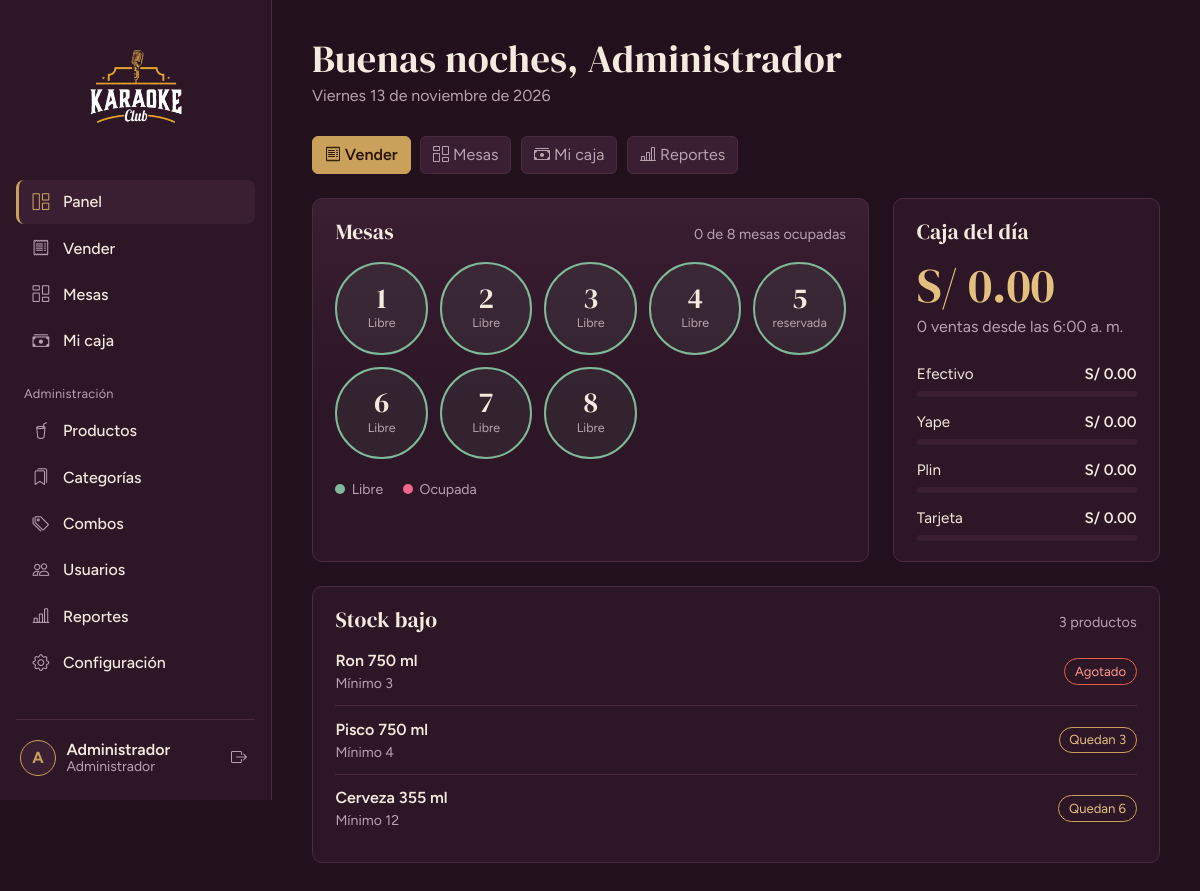
The page /dashboard (signed in) on the database as committed earlier.
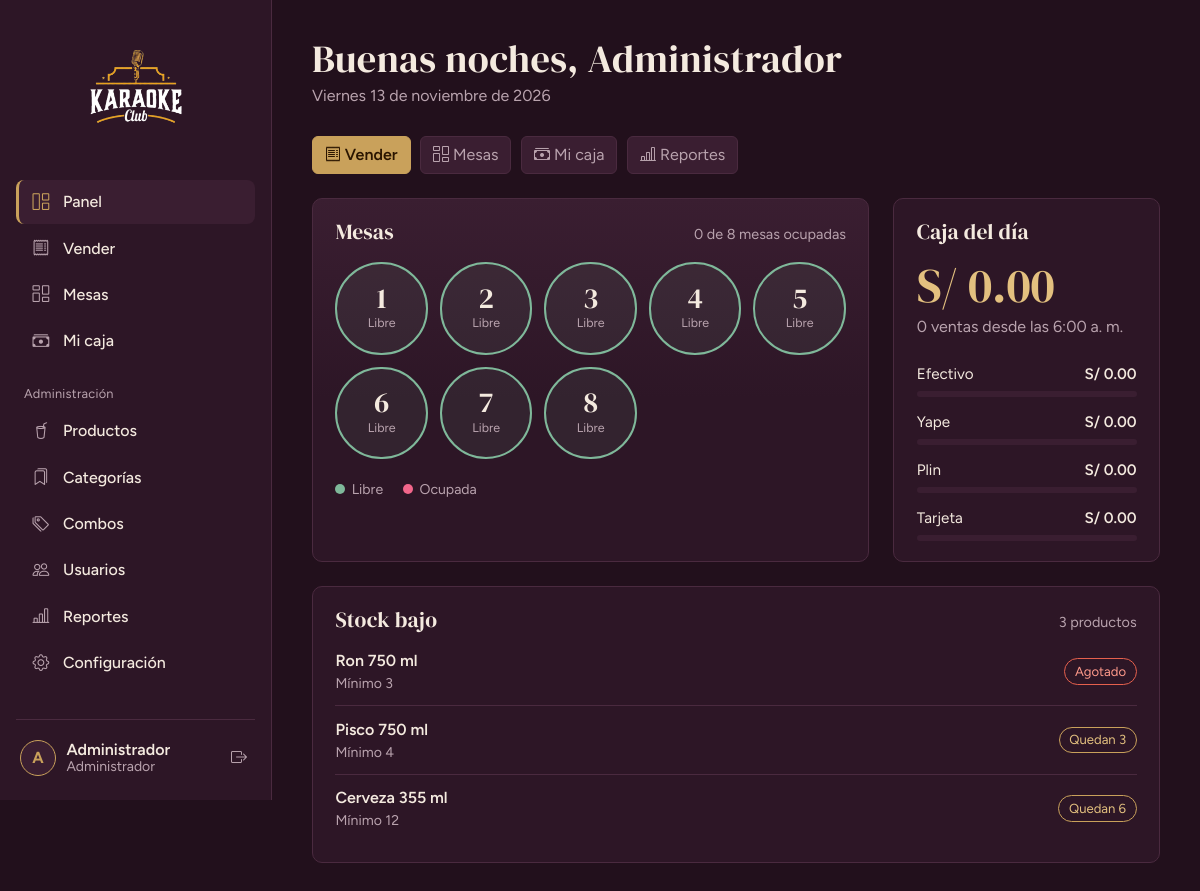
The same page on the database as committed later.
### tables this page shows
CREATE TABLE IF NOT EXISTS mesas (
  id         INT UNSIGNED PRIMARY KEY AUTO_INCREMENT,
  numero     VARCHAR(20) NOT NULL UNIQUE,
  capacidad  TINYINT UNSIGNED NOT NULL DEFAULT 4,
  estado     ENUM('libre','ocupada','reservada','inactiva') NOT NULL DEFAULT 'libre',
  qr_token   CHAR(32) NOT NULL UNIQUE           
);

### app/core/Controller.php (called while the page is built, shortened)
<?php
abstract class Controller
{
    protected function view(string $view, array $data = [], string $layout = 'main'): void
    {
        extract($data, EXTR_SKIP);
        require APP_PATH . "/views/$view.php";
    }
    protected function requireAuth(array $roles = []): void
    {
        Auth::refresh();
    }
}

### app/controllers/DashboardController.php (called while the page is built)
<?php
class DashboardController extends Controller
{
    public function index(): void
    {
        $this->requireAuth();
        $esAdmin = Auth::is('admin');
        $desde   = Estadistica::inicioDiaNegocio();
        $turno   = $esAdmin ? null : Estadistica::turnoAbierto(Auth::id());
        $ventas = ($esAdmin || $turno)
            ? Estadistica::ventas($desde, $turno['id'] ?? null)
            : null;
        $this->view('dashboard/index', [
            'title'          => 'Panel',
            'esAdmin'        => $esAdmin,
            'desde'          => $desde,
            'turno'          => $turno,
            'ventas'         => $ventas,
            'mesas'          => Estadistica::mesas(),
            'stockBajo'      => Estadistica::stockBajo(),
            'stockBajoTotal' => Estadistica::stockBajoTotal(),
        ]);
    }
}

### app/core/Router.php (called while the page is built, shortened)
<?php
class Router
{
    public function dispatch(): void
    {
        try {
            $url   = trim((string) ($_GET['url'] ?? ''), '/');
            $parts = $url === '' ? [] : explode('/', $url);
            $c = strtolower($parts[0]);
            $m = $parts[1] ?? ($c === 'auth' ? 'login' : 'index');
            $params = array_slice($parts, 2);
            $obj = new $class();
            $ref = new ReflectionMethod($obj, $m);
            $ref->invokeArgs($obj, $params);
        } catch (AppException $e) {
            (new ErrorController())->show500($e->getMessage());
        } catch (Throwable $e) {
            error_log((string) $e);
            (new ErrorController())->show500(APP_ENV === 'development' ? $e->getMessage() : null);
        }
    }
}

### public/index.php (called while the page is built, shortened)
<?php
spl_autoload_register(function (string $class): void {
    foreach (['core', 'controllers', 'models'] as $dir) {
        $file = APP_PATH . "/$dir/$class.php";
        if (is_file($file)) { require $file; return; }
    }
});
require APP_PATH . '/core/helpers.php';
(new Router())->dispatch();

### app/core/helpers.php (called while the page is built, shortened)
<?php
function e(mixed $v): string { return htmlspecialchars((string) $v, ENT_QUOTES | ENT_SUBSTITUTE, 'UTF-8'); }
function saludo(): string
{
    $h = (int) date('G');
    return 'Buenas noches';
}

### app/core/Auth.php (called while the page is built, shortened)
<?php
class Auth
{
    public static function user(): ?array { return $_SESSION['user'] ?? null; }
    public static function id(): int { return (int) ($_SESSION['user']['id'] ?? 0); }
    public static function role(): string { return (string) ($_SESSION['user']['rol'] ?? ''); }
    public static function is(string ...$roles): bool { return in_array(self::role(), $roles, true); }
    public static function refresh(): void
    {
        $u = Usuario::buscarPorId(self::id());
    }
}

### app/core/Database.php (called while the page is built, shortened)
<?php
class Database
{
    private static ?PDO $pdo = null;
    public static function pdo(): PDO
    {
        if (self::$pdo === null) {
            try {
                $dsn = 'mysql:host=' . DB_HOST . ';dbname=' . DB_NAME . ';charset=utf8mb4';
                self::$pdo = new PDO($dsn, DB_USER, DB_PASS, [
                    PDO::ATTR_ERRMODE            => PDO::ERRMODE_EXCEPTION,
                    PDO::ATTR_DEFAULT_FETCH_MODE => PDO::FETCH_ASSOC,
                    PDO::ATTR_EMULATE_PREPARES   => false,
                ]);
                self::$pdo->exec("SET time_zone = '-05:00'");
            } catch (PDOException $e) {
                error_log('DB connect: ' . $e->getMessage());
                throw new AppException('No se pudo conectar a la base de datos. Revisa que MySQL esté encendido en XAMPP y que hayas importado database/karaoke_club.sql.');
            }
        }
        return self::$pdo;
    }
    public static function all(string $sql, array $params = []): array
    {
        $st = self::pdo()->prepare($sql);
        $st->execute($params);
        return $st->fetchAll();
    }
    public static function one(string $sql, array $params = []): ?array
    {
        $st = self::pdo()->prepare($sql);
        $st->execute($params);
        $row = $st->fetch();
        return $row === false ? null : $row;
    }
}

### app/models/Usuario.php (called while the page is built, shortened)
<?php
class Usuario
{
    public static function buscarPorId(int $id): ?array
    {
        return Database::one(
            'SELECT u.*, r.nombre AS rol FROM usuarios u JOIN roles r ON r.id = u.rol_id WHERE u.id = ? LIMIT 1',
            [$id]
        );
    }
}

### app/models/Estadistica.php (called while the page is built, shortened)
<?php
class Estadistica
{
    public static function mesas(): array
    {
        return Database::all("SELECT m.id, m.numero, m.capacidad, m.estado FROM mesas m WHERE m.estado <> 'inactiva' ORDER BY CAST(m.numero AS UNSIGNED), m.numero");
    }
}

### app/views/dashboard/index.php (the view, shortened to what the changed rows need)
<?php
$nombre1 = explode(' ', trim(Auth::user()['nombre']))[0];
?>
<header class="page-head">
  <h1><?= e(saludo()) ?>, <?= e($nombre1) ?></h1>
</header>
<div class="row g-4 mb-4">
  <div class="col-xl-8">
    <section class="panel panel--stage h-100">
      <div class="panel__head">
        <h2 class="panel__title">Mesas</h2>
      </div>
      <?php if (!$mesas): ?>
        <p class="empty">Aún no hay mesas registradas.</p>
      <?php else: ?>
        <div class="floor">
          <?php foreach ($mesas as $m): ?>
            <div class="mesa mesa--<?= e($m['estado']) ?>" title="Mesa <?= e($m['numero']) ?>, para <?= (int) $m['capacidad'] ?> personas">
              <span class="mesa__n"><?= e($m['numero']) ?></span>
              <span class="mesa__e"><?= ['libre' => 'Libre', 'ocupada' => 'Ocupada', 'inactiva' => 'Inactiva'][$m['estado']] ?? e($m['estado']) ?></span>
            </div>
          <?php endforeach; ?>
        </div>
      <?php endif; ?>
    </section>
  </div>
  <div class="col-xl-4">
    <section class="panel h-100">
      <div class="panel__head">
        <h2 class="panel__title"><?= $esAdmin ? 'Caja del día' : 'Tu turno' ?></h2>
      </div>
    </section>
  </div>
</div>
<div class="row g-4">
  <div class="col-12">
    <section class="panel h-100">
      <div class="panel__head">
        <h2 class="panel__title">Stock bajo</h2>
      </div>
    </section>
  </div>
</div>

Rows that differ between the two databases and show on the page:
removed mesas: numero "5", estado "reservada"
added mesas: numero "5", estado "Libre"
